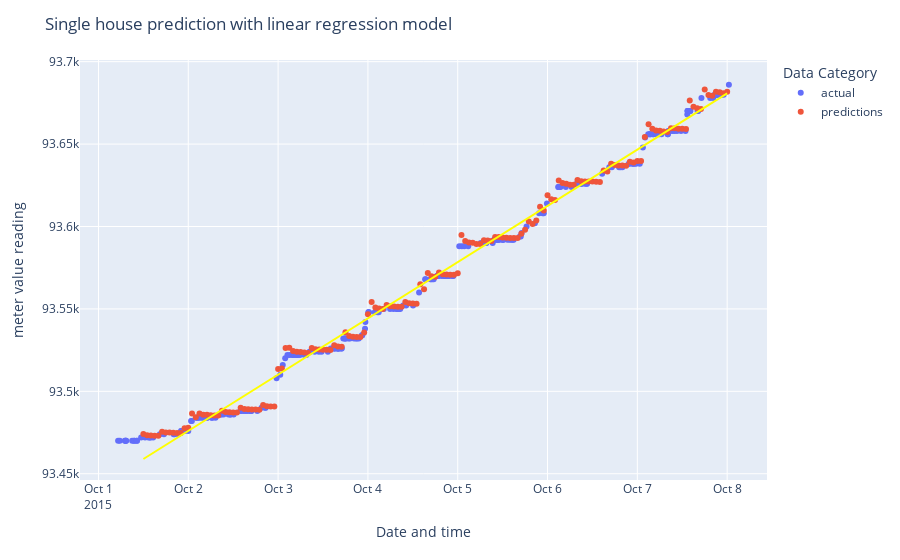

Source (notebook cell):
### Markdown cell above
## Question 2.2 (b) - Scatter plot of actual vs predicted meter readings (along with the line showing how good the fit is) with linear regression

### Code cell
# before plotting actual, need to take to utc because plotly doesn't do it for us.
actual = merged_df[merged_df['dataid'] == 35][:250]

fig = px.scatter()
# plot points form actual dataset
fig.add_trace(go.Scatter(x=actual.index, y=actual['meter_value'].tolist(),
                           mode='markers',
                           name='actual'))
# plot points from hourly linear regression prediction 
fig.add_trace(go.Scatter(x=timestamps, y=predictions,
                           mode='markers',
                           name='predictions'))
# get ols trendline from predictions
fig_t = px.scatter(x=timestamps, y=predictions, trendline='ols')
trendline = fig_t.data[1]
# overlay ols trendline with scattered results
fig.add_trace(go.Scatter(trendline,
                          mode='lines',
                          line=dict(color="Yellow"),
                          name='predictions'))
fig.update_layout(
    title='Single house prediction with linear regression model',
    xaxis_title='Date and time',
    yaxis_title='meter value reading',
    legend_title='Data Category',
    showlegend=True
)
fig.show()

### Figure 1 — Plotly figure (JSON) as saved in the notebook; plotly's stock layout.template omitted (floating-point values rounded to 4 significant figures; data arrays with more than 128 entries replaced by an {"elided": "..."} marker saying what was removed)
{"data": [{"mode": "markers", "name": "actual", "type": "scatter", "x": {"elided": "250 str values"}, "y": {"elided": "250 int values"}}, {"mode": "markers", "name": "predictions", "type": "scatter", "x": {"elided": "157 str values"}, "y": {"elided": "157 float values"}}, {"hovertemplate": "<b>OLS trendline</b><br>y = 0.000394991 * x + -476790<br>R<sup>2</sup>=0.990452<br><br>x=%{x}<br>y=%{y} <b>(trend)</b><extra></extra>", "legendgroup": "", "line": {"color": "Yellow"}, "marker": {"color": "#636efa", "symbol": "circle"}, "mode": "lines", "name": "predictions", "showlegend": false, "type": "scatter", "x": {"elided": "157 str values"}, "xaxis": "x", "y": {"elided": "157 float values"}, "yaxis": "y"}], "layout": {"legend": {"title": {"text": "Data Category"}, "tracegroupgap": 0}, "margin": {"t": 60}, "showlegend": true, "title": {"text": "Single house prediction with linear regression model"}, "xaxis": {"anchor": "y", "domain": [0, 1], "title": {"text": "Date and time"}}, "yaxis": {"anchor": "x", "domain": [0, 1], "title": {"text": "meter value reading"}}}}
